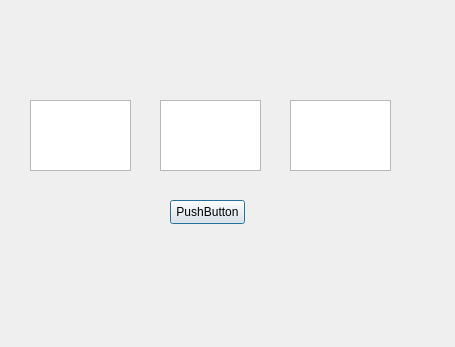
<?xml version="1.0" encoding="UTF-8"?>
<ui version="4.0">
 <class>Dialog</class>
 <widget class="QDialog" name="Dialog">
  <property name="geometry">
   <rect>
    <x>0</x>
    <y>0</y>
    <width>455</width>
    <height>347</height>
   </rect>
  </property>
  <property name="windowTitle">
   <string>Dialog</string>
  </property>
  <widget class="QTextEdit" name="textEdit">
   <property name="geometry">
    <rect>
     <x>30</x>
     <y>100</y>
     <width>101</width>
     <height>71</height>
    </rect>
   </property>
  </widget>
  <widget class="QTextEdit" name="textEdit_2">
   <property name="geometry">
    <rect>
     <x>160</x>
     <y>100</y>
     <width>101</width>
     <height>71</height>
    </rect>
   </property>
  </widget>
  <widget class="QTextEdit" name="textEdit_3">
   <property name="geometry">
    <rect>
     <x>290</x>
     <y>100</y>
     <width>101</width>
     <height>71</height>
    </rect>
   </property>
  </widget>
  <widget class="QPushButton" name="pushButton">
   <property name="geometry">
    <rect>
     <x>170</x>
     <y>200</y>
     <width>75</width>
     <height>24</height>
    </rect>
   </property>
   <property name="text">
    <string>PushButton</string>
   </property>
  </widget>
 </widget>
 <resources/>
 <connections/>
</ui>
